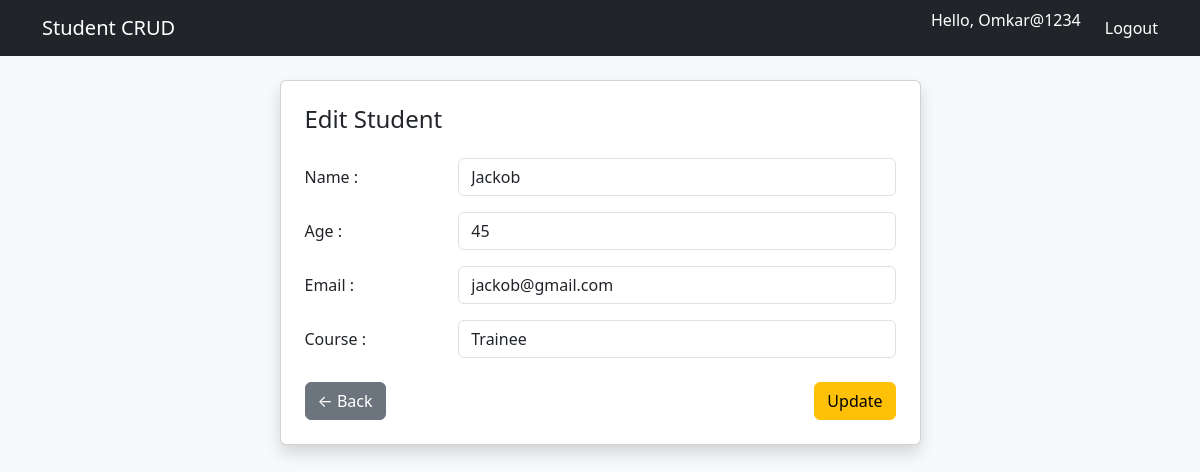
Screenshot of /students/edit/21/ (signed in) with the database file from the repository.
### students/models.py (models this page shows, shortened)
class Student(models.Model):
    name = models.CharField(max_length=100)
    email = models.EmailField()
    age = models.IntegerField()
    course = models.CharField(max_length=100)

### students/views.py (the view)
# urls.py: path('edit/<int:id>/', views.edit_student, name='edit_student'),
@login_required
def edit_student(request, id):
    student = get_object_or_404(Student, id=id)
    if request.method == "POST":
        form = StudentForm(request.POST, instance=student)
        if form.is_valid():
            form.save()
            messages.success(request, "Student updated successfully!")
            return redirect('student_list')
    else:
        form = StudentForm(instance=student)
    return render(request, 'students/edit_student.html', {'form':form})

### students/forms.py
class StudentForm(forms.ModelForm):
    class Meta:
        model = Student
        fields = ['name', 'age', 'email', 'course']
        widgets = {
            'name': forms.TextInput(attrs={
                'class': 'form-control',
                'placeholder': 'Enter student name'
            }),
            'age': forms.NumberInput(attrs={
                'class': 'form-control',
                'placeholder': 'Enter age'
            }),
            'email': forms.EmailInput(attrs={
                'class': 'form-control',
                'placeholder': 'Enter email'
            }),
            'course': forms.TextInput(attrs={
                'class': 'form-control',
                'placeholder': 'Enter course name'
            }),
        }

### students/templates/students/edit_student.html (shortened to what this page needs)
{% extends 'students/base.html' %}
{% block content %}
<div class="row justify-content-center">
    <div class="col-md-7">
        <div class="card shadow p-4">
            <h4 class="mb-4">Edit Student</h4>
            <form method="post">
                <div class="row mb-3">
                    <label class="col-sm-3 col-form-label">Name :</label>
                    <div class="col-sm-9">
                        {{ form.name }}
                    </div>
                </div>
                <div class="row mb-3">
                    <label class="col-sm-3 col-form-label">Age :</label>
                    <div class="col-sm-9">
                        {{ form.age }}
                    </div>
                </div>
                <div class="row mb-3">
                    <label class="col-sm-3 col-form-label">Email :</label>
                    <div class="col-sm-9">
                        {{ form.email }}
                    </div>
                </div>
                <div class="row mb-4">
                    <label class="col-sm-3 col-form-label">Course :</label>
                    <div class="col-sm-9">
                        {{ form.course }}
                    </div>
                </div>
                <div class="d-flex justify-content-between">
                    <a href="{% url 'student_list' %}" class="btn btn-secondary">
                        ← Back
                    </a>
                    <button type="submit" class="btn btn-warning">
                        Update
                    </button>
                </div>
            </form>
        </div>
    </div>
</div>
{% endblock %}

### students/templates/students/base.html (shortened to what this page needs)
{% load static %}
<!DOCTYPE html>
<html lang="en">
<head>
    <link
        href="https://cdn.jsdelivr.net/npm/bootstrap@5.3.2/dist/css/bootstrap.min.css"
        rel="stylesheet"
    >
</head>
<body class="bg-light">
<nav class="navbar navbar-dark bg-dark mb-4">
    <div class="container d-flex justify-content-between align-items-center">
        <a class="navbar-brand" href="{% url 'student_list' %}">
            Student CRUD
        </a>
        <ul class="navbar-nav flex-row">
            {% if user.is_authenticated %}
                <li class="nav-item ms-3">
                    <span class="navbar-text text-white me-2">
                        Hello, {{ user.username }}
                    </span>
                </li>
                <li class="nav-item ms-3">
                    <a class="nav-link text-white" href="{% url 'logout' %}">
                        Logout
                    </a>
                </li>
            {% else %}
                <li class="nav-item ms-3">
                    <a class="nav-link text-white" href="{% url 'login' %}">
                        Login
                    </a>
                </li>
            {% endif %}
        </ul>
    </div>
</nav>
<div class="container">
    {% block content %}
    {% endblock %}
</div>
</body>
</html>

### rows the page displays
Student: name "Jackob", age "45", email "jackob@gmail.com", course "Trainee"

### other values shown
{{ user.username }} "Omkar@1234"
